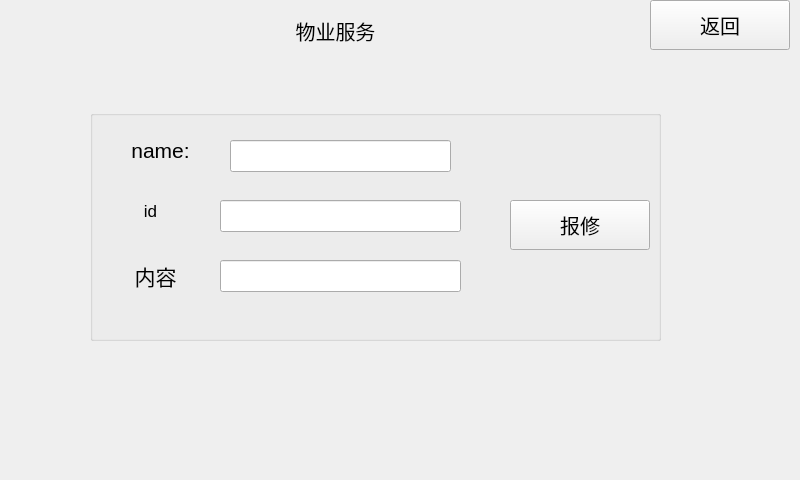
<?xml version="1.0" encoding="UTF-8"?>
<ui version="4.0">
 <class>Perproty</class>
 <widget class="QWidget" name="Perproty">
  <property name="geometry">
   <rect>
    <x>0</x>
    <y>0</y>
    <width>800</width>
    <height>480</height>
   </rect>
  </property>
  <property name="windowTitle">
   <string>Form</string>
  </property>
  <widget class="QLabel" name="label_property_head">
   <property name="geometry">
    <rect>
     <x>40</x>
     <y>10</y>
     <width>591</width>
     <height>41</height>
    </rect>
   </property>
   <property name="font">
    <font>
     <pointsize>15</pointsize>
    </font>
   </property>
   <property name="text">
    <string>物业服务</string>
   </property>
   <property name="alignment">
    <set>Qt::AlignCenter</set>
   </property>
  </widget>
  <widget class="QPushButton" name="pushButton_property_return">
   <property name="geometry">
    <rect>
     <x>650</x>
     <y>0</y>
     <width>140</width>
     <height>50</height>
    </rect>
   </property>
   <property name="minimumSize">
    <size>
     <width>140</width>
     <height>50</height>
    </size>
   </property>
   <property name="font">
    <font>
     <pointsize>15</pointsize>
    </font>
   </property>
   <property name="text">
    <string>返回</string>
   </property>
  </widget>
  <widget class="QGroupBox" name="groupBox">
   <property name="geometry">
    <rect>
     <x>90</x>
     <y>110</y>
     <width>571</width>
     <height>231</height>
    </rect>
   </property>
   <property name="title">
    <string/>
   </property>
   <widget class="QLabel" name="label_4">
    <property name="geometry">
     <rect>
      <x>20</x>
      <y>140</y>
      <width>91</width>
      <height>51</height>
     </rect>
    </property>
    <property name="font">
     <font>
      <pointsize>16</pointsize>
     </font>
    </property>
    <property name="text">
     <string>内容</string>
    </property>
    <property name="alignment">
     <set>Qt::AlignCenter</set>
    </property>
   </widget>
   <widget class="QLineEdit" name="lineEdit_property_1">
    <property name="geometry">
     <rect>
      <x>130</x>
      <y>150</y>
      <width>241</width>
      <height>32</height>
     </rect>
    </property>
   </widget>
   <widget class="QLabel" name="label_3">
    <property name="geometry">
     <rect>
      <x>30</x>
      <y>20</y>
      <width>81</width>
      <height>41</height>
     </rect>
    </property>
    <property name="font">
     <font>
      <pointsize>16</pointsize>
     </font>
    </property>
    <property name="text">
     <string>name:</string>
    </property>
    <property name="alignment">
     <set>Qt::AlignCenter</set>
    </property>
   </widget>
   <widget class="QLabel" name="label_2">
    <property name="geometry">
     <rect>
      <x>20</x>
      <y>80</y>
      <width>81</width>
      <height>41</height>
     </rect>
    </property>
    <property name="font">
     <font>
      <pointsize>13</pointsize>
     </font>
    </property>
    <property name="text">
     <string>id</string>
    </property>
    <property name="alignment">
     <set>Qt::AlignCenter</set>
    </property>
   </widget>
   <widget class="QLineEdit" name="lineEdit_property_name">
    <property name="geometry">
     <rect>
      <x>140</x>
      <y>30</y>
      <width>221</width>
      <height>32</height>
     </rect>
    </property>
   </widget>
   <widget class="QLineEdit" name="lineEdit_property_id">
    <property name="geometry">
     <rect>
      <x>130</x>
      <y>90</y>
      <width>241</width>
      <height>32</height>
     </rect>
    </property>
   </widget>
   <widget class="QPushButton" name="pushButton_property">
    <property name="geometry">
     <rect>
      <x>420</x>
      <y>90</y>
      <width>140</width>
      <height>50</height>
     </rect>
    </property>
    <property name="minimumSize">
     <size>
      <width>140</width>
      <height>50</height>
     </size>
    </property>
    <property name="font">
     <font>
      <pointsize>15</pointsize>
     </font>
    </property>
    <property name="text">
     <string>报修</string>
    </property>
   </widget>
  </widget>
 </widget>
 <resources/>
 <connections/>
</ui>
